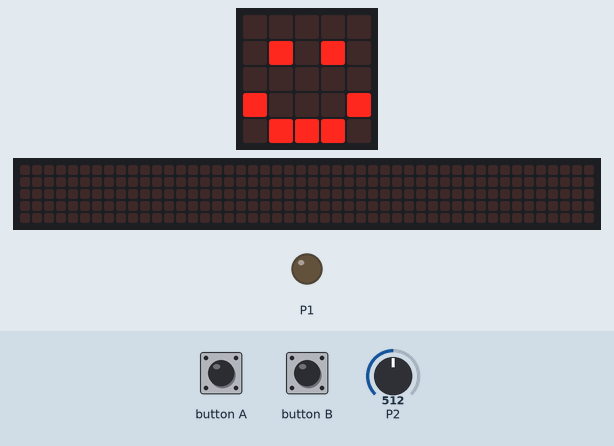
Recording of a program running on a simulated BBC micro:bit (MakeCode). Shown: the board's 5×5 LED display, a strip that is not on the board, showing the scrolling text unrolled, output pins drawn as LEDs (lit = HIGH). Dashed ring = blinking. The inputs (shaded band) are chosen by the test bench; at power-on: P2 = 512 (analog values on the 0–1023 scale). The 48×5 strip is a reading aid, not a part: it shows the text the display is scrolling, unrolled, one strip-width of it at a time.

Above: at 3.8 s.
3.9 s: button A pressed for 0.15 s
At 4.6 s:
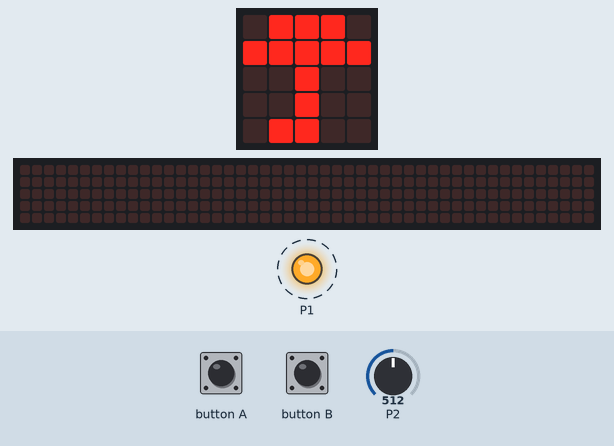
8.3 s: button B pressed for 0.15 s
At 8.72 s:
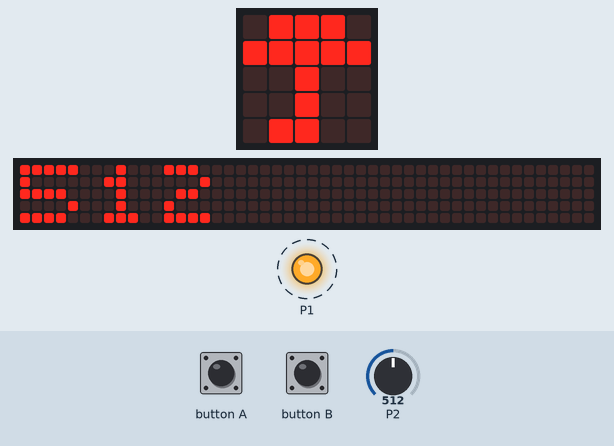
9.0 s: P2 set to 481
11.0 s: P2 set to 510
At 13.3 s:
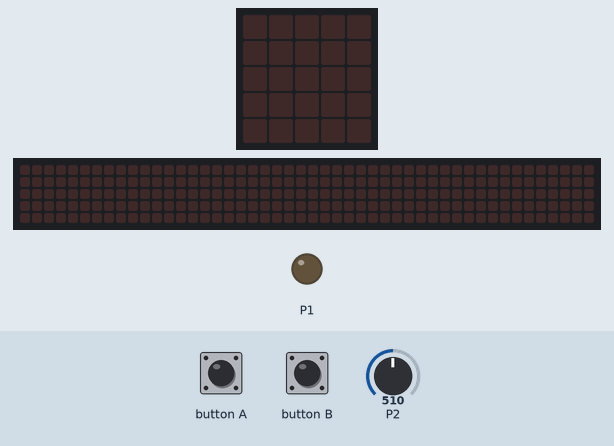
16.7 s: button A pressed for 0.15 s
At 17.5 s:
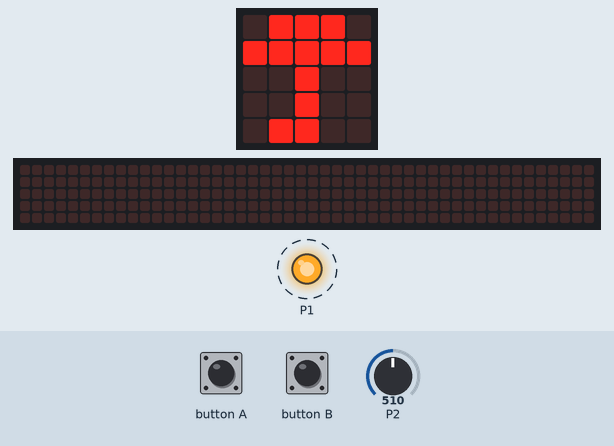
21.1 s: P2 set to 490
At 28.4 s:
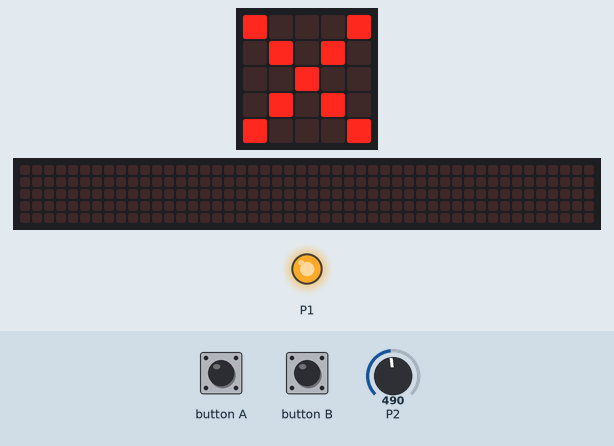
Timing chart, 0 to 28.7 s (numbered marks = the images above; inputs shaded):
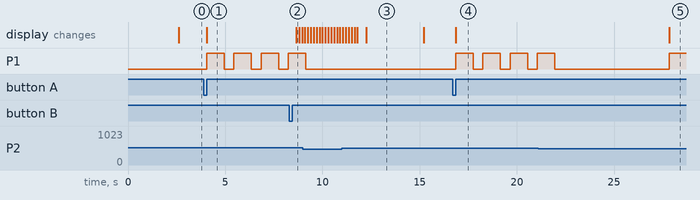

Measured:
- after the input at 3.9 s, P1: alternates HIGH for 0.90 s and LOW for 0.50 s, starting after 0.15 s; the display: changes after 0.15 s (image 1)
- after the input at 8.3 s, the display: changes after 0.35 s (image 2)
- after the input at 11.0 s, P1: stays LOW (without the input it goes to HIGH after 4.2 s)
- after the input at 16.7 s, P1: alternates HIGH for 0.90 s and LOW for 0.50 s, starting after 0.15 s; the display: changes after 0.15 s (image 4)
- after the input at 21.1 s, the display: changes after 6.7 s (image 5)
- what the display in image 3 shows lasts 2.9 s, from 12.3 s to 15.2 s

The program:

main.ts
```typescript
input.onButtonPressed(Button.A, function () {
    for (let index = 0; index < 4; index++) {
        pins.digitalWritePin(DigitalPin.P1, 1)
        basic.showLeds(`
            . # # # .
            # # # # #
            . . # . .
            . . # . .
            . # # . .
            `)
        basic.pause(500)
        pins.digitalWritePin(DigitalPin.P1, 0)
        basic.pause(500)
    }
})
input.onButtonPressed(Button.B, function () {
    basic.showString("" + (pins.analogReadPin(AnalogPin.P2)))
    basic.pause(2000)
    basic.clearScreen()
})
basic.showIcon(IconNames.Heart)
basic.pause(2000)
basic.forever(function () {
    if (pins.analogReadPin(AnalogPin.P2) < 100) {
        for (let index = 0; index < 4; index++) {
            pins.digitalWritePin(DigitalPin.P1, 1)
            basic.showLeds(`
                . # # # .
                # # # # #
                . . # . .
                . . # . .
                . # # . .
                `)
            basic.pause(1000)
            pins.digitalWritePin(DigitalPin.P1, 0)
            basic.pause(3000)
        }
    }
    if (pins.analogReadPin(AnalogPin.P2) < 500) {
        for (let index = 0; index < 4; index++) {
            pins.digitalWritePin(DigitalPin.P1, 1)
            basic.showIcon(IconNames.No)
            basic.pause(500)
            pins.digitalWritePin(DigitalPin.P1, 0)
            basic.pause(3000)
        }
    }
    if (pins.analogReadPin(AnalogPin.P2) >= 500) {
        pins.digitalWritePin(DigitalPin.P1, 0)
        basic.showIcon(IconNames.Happy)
        basic.pause(12000)
    }
})
```

test.ts
```typescript
// aquí va el archivo "tests"; esto no se compilará cuando este paquete se utilice como una extensión.
```
